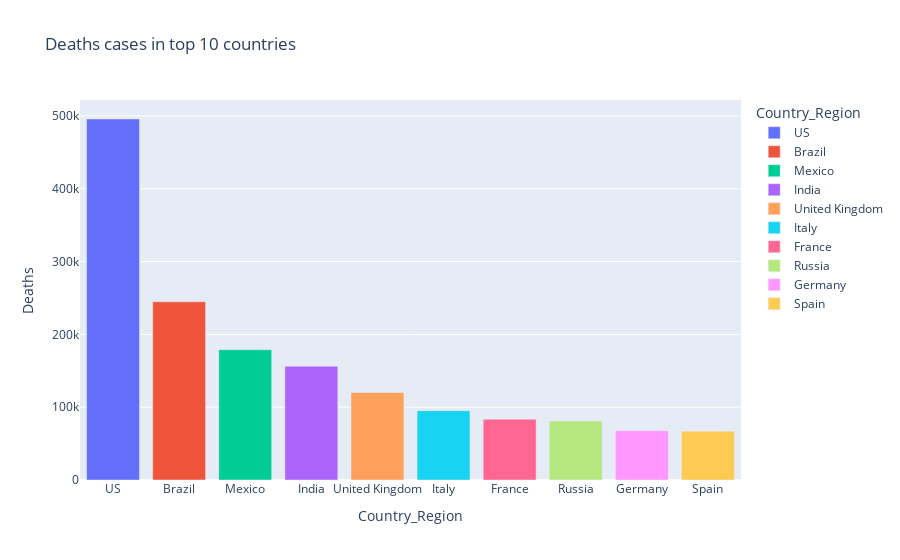

Notebook cell for this chart:
### Code cell
px.bar(Sorted_country_df_deaths.head(10),x = "Country_Region",y="Deaths",color ="Country_Region" ,title="Deaths cases in top 10 countries")

### Figure 1 — Plotly figure (JSON) as saved in the notebook; plotly's stock layout.template omitted (floating-point values rounded to 4 significant figures)
{"data": [{"alignmentgroup": "True", "hovertemplate": "Country_Region=%{x}<br>Deaths=%{y}<extra></extra>", "legendgroup": "US", "marker": {"color": "#636efa"}, "name": "US", "offsetgroup": "US", "orientation": "v", "showlegend": true, "textposition": "auto", "type": "bar", "x": ["US"], "xaxis": "x", "y": [495804], "yaxis": "y"}, {"alignmentgroup": "True", "hovertemplate": "Country_Region=%{x}<br>Deaths=%{y}<extra></extra>", "legendgroup": "Brazil", "marker": {"color": "#EF553B"}, "name": "Brazil", "offsetgroup": "Brazil", "orientation": "v", "showlegend": true, "textposition": "auto", "type": "bar", "x": ["Brazil"], "xaxis": "x", "y": [244737], "yaxis": "y"}, {"alignmentgroup": "True", "hovertemplate": "Country_Region=%{x}<br>Deaths=%{y}<extra></extra>", "legendgroup": "Mexico", "marker": {"color": "#00cc96"}, "name": "Mexico", "offsetgroup": "Mexico", "orientation": "v", "showlegend": true, "textposition": "auto", "type": "bar", "x": ["Mexico"], "xaxis": "x", "y": [178965], "yaxis": "y"}, {"alignmentgroup": "True", "hovertemplate": "Country_Region=%{x}<br>Deaths=%{y}<extra></extra>", "legendgroup": "India", "marker": {"color": "#ab63fa"}, "name": "India", "offsetgroup": "India", "orientation": "v", "showlegend": true, "textposition": "auto", "type": "bar", "x": ["India"], "xaxis": "x", "y": [156212], "yaxis": "y"}, {"alignmentgroup": "True", "hovertemplate": "Country_Region=%{x}<br>Deaths=%{y}<extra></extra>", "legendgroup": "United Kingdom", "marker": {"color": "#FFA15A"}, "name": "United Kingdom", "offsetgroup": "United Kingdom", "orientation": "v", "showlegend": true, "textposition": "auto", "type": "bar", "x": ["United Kingdom"], "xaxis": "x", "y": [120147], "yaxis": "y"}, {"alignmentgroup": "True", "hovertemplate": "Country_Region=%{x}<br>Deaths=%{y}<extra></extra>", "legendgroup": "Italy", "marker": {"color": "#19d3f3"}, "name": "Italy", "offsetgroup": "Italy", "orientation": "v", "showlegend": true, "textposition": "auto", "type": "bar", "x": ["Italy"], "xaxis": "x", "y": [95235], "yaxis": "y"}, {"alignmentgroup": "True", "hovertemplate": "Country_Region=%{x}<br>Deaths=%{y}<extra></extra>", "legendgroup": "France", "marker": {"color": "#FF6692"}, "name": "France", "offsetgroup": "France", "orientation": "v", "showlegend": true, "textposition": "auto", "type": "bar", "x": ["France"], "xaxis": "x", "y": [83543], "yaxis": "y"}, {"alignmentgroup": "True", "hovertemplate": "Country_Region=%{x}<br>Deaths=%{y}<extra></extra>", "legendgroup": "Russia", "marker": {"color": "#B6E880"}, "name": "Russia", "offsetgroup": "Russia", "orientation": "v", "showlegend": true, "textposition": "auto", "type": "bar", "x": ["Russia"], "xaxis": "x", "y": [81048], "yaxis": "y"}, {"alignmentgroup": "True", "hovertemplate": "Country_Region=%{x}<br>Deaths=%{y}<extra></extra>", "legendgroup": "Germany", "marker": {"color": "#FF97FF"}, "name": "Germany", "offsetgroup": "Germany", "orientation": "v", "showlegend": true, "textposition": "auto", "type": "bar", "x": ["Germany"], "xaxis": "x", "y": [67741], "yaxis": "y"}, {"alignmentgroup": "True", "hovertemplate": "Country_Region=%{x}<br>Deaths=%{y}<extra></extra>", "legendgroup": "Spain", "marker": {"color": "#FECB52"}, "name": "Spain", "offsetgroup": "Spain", "orientation": "v", "showlegend": true, "textposition": "auto", "type": "bar", "x": ["Spain"], "xaxis": "x", "y": [67101], "yaxis": "y"}], "layout": {"barmode": "relative", "legend": {"title": {"text": "Country_Region"}, "tracegroupgap": 0}, "title": {"text": "Deaths cases in top 10 countries"}, "xaxis": {"anchor": "y", "categoryarray": ["US", "Brazil", "Mexico", "India", "United Kingdom", "Italy", "France", "Russia", "Germany", "Spain"], "categoryorder": "array", "domain": [0, 1], "title": {"text": "Country_Region"}}, "yaxis": {"anchor": "x", "domain": [0, 1], "title": {"text": "Deaths"}}}}
